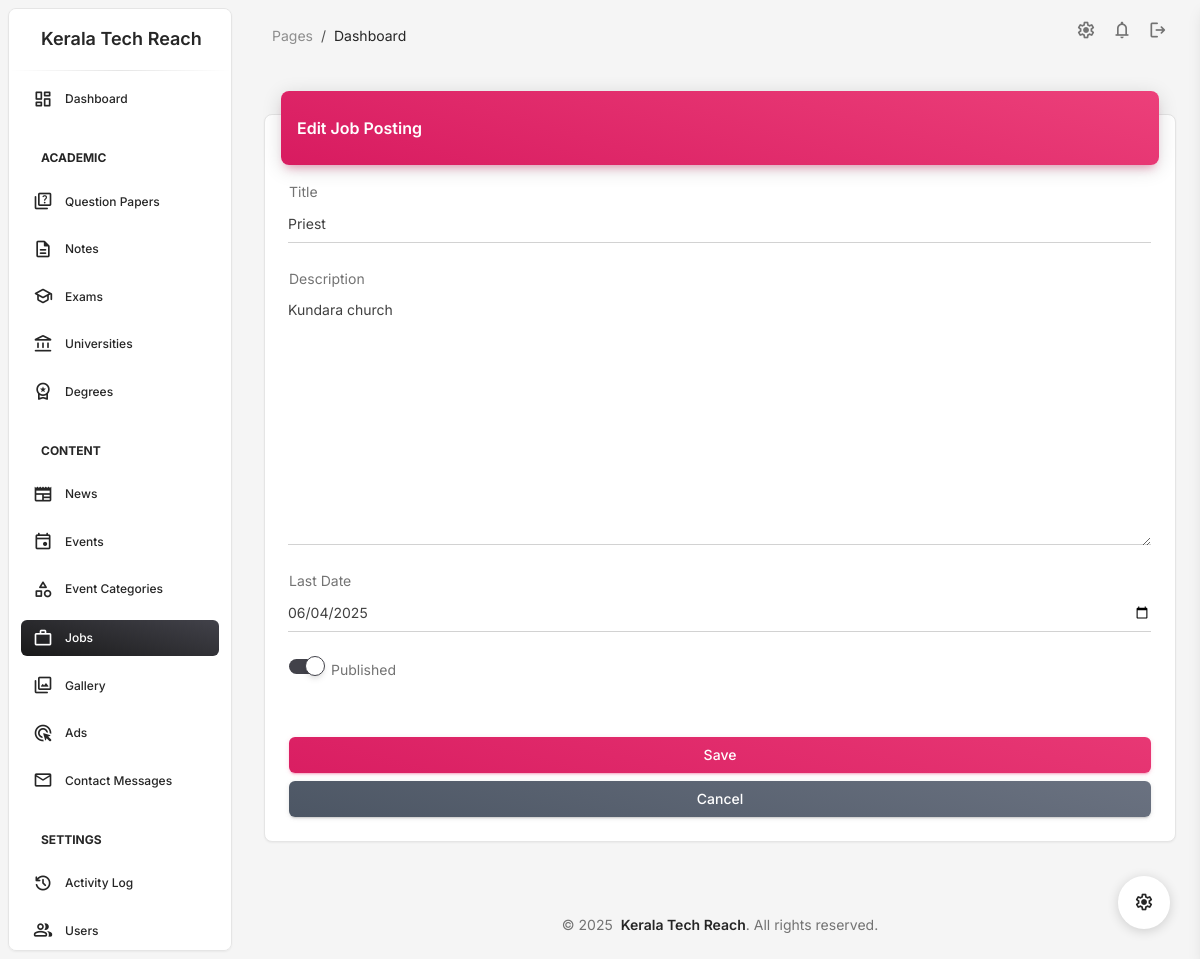
The page /admindashboard/jobs/1/edit/ (signed in) on the database its author committed.
### admindashboard/models.py (models this page shows, shortened)
class Job(models.Model):
    title = models.CharField(max_length=255)
    description = models.TextField()
    last_date = models.DateField()
    updated_at = models.DateTimeField(auto_now=True)
    is_published = models.BooleanField(default=False)
    created_by = models.ForeignKey('UserProfile', on_delete=models.CASCADE)

### admindashboard/views/jobs.py (the view)
# urls.py: path('jobs/<int:pk>/edit/', job_edit, name='job_edit'),
@login_required
def job_edit(request, pk):
    job = get_object_or_404(Job, pk=pk)
    if request.method == 'POST':
        form = JobForm(request.POST, instance=job)
        if form.is_valid():
            form.save()
            log_activity(
                user=request.user,
                action="Updated job posting",
                details=f"Updated job posting: {job.title}",
                request=request
            )
            messages.success(request, 'Job posting updated successfully.')
            return redirect('admindashboard:job_list')
    else:
        form = JobForm(instance=job)
    return render(request, 'admindashboard/jobs/form.html', {
        'form': form,
        'title': 'Edit Job Posting',
        'job': job
    })

### admindashboard/forms.py
class JobForm(forms.ModelForm):
    class Meta:
        model = Job
        fields = ['title', 'description', 'last_date', 'is_published']
        widgets = {
            'title': forms.TextInput(attrs={'class': 'form-control'}),
            'description': forms.Textarea(attrs={'class': 'form-control'}),
            'last_date': forms.DateInput(attrs={'class': 'form-control', 'type': 'date'}),
            'is_published': forms.CheckboxInput(attrs={'class': 'form-check-input'}),
        }

### admindashboard/templates/admindashboard/jobs/form.html (shortened to what this page needs)
{% extends 'admindashboard/base.html' %}
{% load static %}
{% block content %}
<div class="container-fluid py-4">
    <div class="row">
        <div class="col-12">
            <div class="card my-4">
                <div class="card-header p-0 position-relative mt-n4 mx-3 z-index-2">
                    <div class="bg-gradient-primary shadow-primary border-radius-lg pt-4 pb-3">
                        <h6 class="text-white text-capitalize ps-3">{{ title }}</h6>
                    </div>
                </div>
                <div class="card-body px-4 pb-2">
                    <form method="post">
                        <div class="input-group input-group-static mb-4">
                            <label>Title</label>
                            {{ form.title }}
                        </div>
                        <div class="input-group input-group-static mb-4">
                            <label>Description</label>
                            {{ form.description }}
                        </div>
                        <div class="input-group input-group-static mb-4">
                            <label>Last Date</label>
                            {{ form.last_date }}
                        </div>
                        <div class="form-check form-switch mb-4">
                            {{ form.is_published }}
                            <label class="form-check-label" for="{{ form.is_published.id_for_label }}">
                                Published
                            </label>
                        </div>
                        <div class="text-center">
                            <button type="submit" class="btn bg-gradient-primary w-100 my-4 mb-2">Save</button>
                            <a href="{% url 'admindashboard:job_list' %}" class="btn bg-gradient-secondary w-100">Cancel</a>
                        </div>
                    </form>
                </div>
            </div>
        </div>
    </div>
</div>
{% endblock %}

### rows shown on the page
Job: title "Priest", description "Kundara church", last_date "06/04/2025", is_published "☑"

### other values the page prints
{{ title }} "Edit Job Posting"
